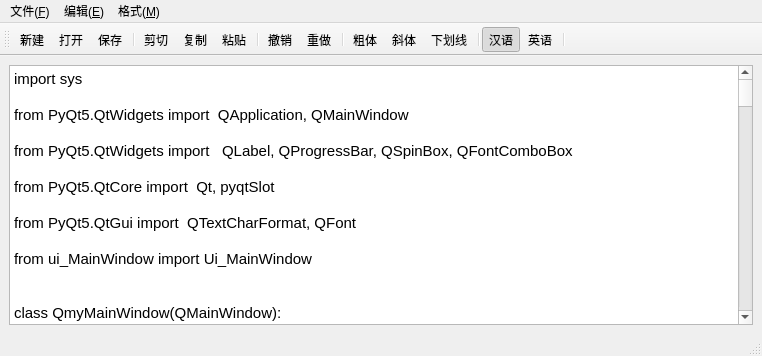
<?xml version="1.0" encoding="UTF-8"?>
<ui version="4.0">
 <class>MainWindow</class>
 <widget class="QMainWindow" name="MainWindow">
  <property name="geometry">
   <rect>
    <x>0</x>
    <y>0</y>
    <width>762</width>
    <height>356</height>
   </rect>
  </property>
  <property name="windowTitle">
   <string>MainWindow</string>
  </property>
  <property name="toolButtonStyle">
   <enum>Qt::ToolButtonTextUnderIcon</enum>
  </property>
  <widget class="QWidget" name="centralWidget">
   <layout class="QVBoxLayout" name="verticalLayout">
    <item>
     <widget class="QPlainTextEdit" name="textEdit">
      <property name="font">
       <font>
        <pointsize>11</pointsize>
       </font>
      </property>
      <property name="plainText">
       <string>import sys

from PyQt5.QtWidgets import  QApplication, QMainWindow

from PyQt5.QtWidgets import   QLabel, QProgressBar, QSpinBox, QFontComboBox

from PyQt5.QtCore import  Qt, pyqtSlot

from PyQt5.QtGui import  QTextCharFormat, QFont

from ui_MainWindow import Ui_MainWindow


class QmyMainWindow(QMainWindow): 

    def __init__(self, parent=None):
        super().__init__(parent) # 调用父类构造函数，创建窗体
        self.ui=Ui_MainWindow()     #创建UI对象
        self.ui.setupUi(self)       #构造UI界面

        self.__buildUI()
        self.__spinFontSize.valueChanged[int].connect(self.do_fontSize_Changed)
        self.__comboFontName.currentIndexChanged[str].connect(self.do_fontName_Changed)

        self.setCentralWidget(self.ui.textEdit)

##  ============自定义功能函数================================        

    def __buildUI(self):  #窗体上动态添加组件
        # 创建状态栏上的组件
        self.__LabFile=QLabel(self)     # QLabel组件显示信息
        self.__LabFile.setMinimumWidth(150)
        self.__LabFile.setText(&quot;文件名： &quot;)
        self.ui.statusBar.addWidget(self.__LabFile)

        self.__progressBar1=QProgressBar(self)      # progressBar1
        self.__progressBar1.setMaximumWidth(200)
        self.__progressBar1.setMinimum(5)
        self.__progressBar1.setMaximum(50)
        self.__progressBar1.setValue(self.ui.textEdit.font().pointSize())
        self.ui.statusBar.addWidget(self.__progressBar1)
        
        self.__LabInfo=QLabel(self)     # QLabel组件显示字体名称
        self.__LabInfo.setText(&quot;选择字体名称： &quot;)
        self.ui.statusBar.addPermanentWidget(self.__LabInfo)
        
        #创建工具栏上的组件
        self.__spinFontSize=QSpinBox(self)  #字体大小spinbox
        self.__spinFontSize.setMinimum(5)
        self.__spinFontSize.setMaximum(50)
        self.__spinFontSize.setValue(self.ui.textEdit.font().pointSize())
        self.__spinFontSize.setMinimumWidth(50)
        self.ui.mainToolBar.addWidget(self.__spinFontSize) #SpinBox添加到工具栏
        
        self.__comboFontName=QFontComboBox(self)  #字体 combobox
        self.__comboFontName.setMinimumWidth(150)
        self.ui.mainToolBar.addWidget(self.__comboFontName) 

        self.ui.mainToolBar.addSeparator()  #添加一个分隔条
        
        self.ui.mainToolBar.addAction(self.ui.actClose)  #添加 actClose作为“关闭”按钮
        
        
##  ===========由connectSlotsByName() 自动连接的槽函数=====================      

    @pyqtSlot(bool)
    def on_actFont_Bold_triggered(self, checked):     #设置粗体 
        fmt=self.ui.textEdit.currentCharFormat()
        if (checked == True):
            fmt.setFontWeight(QFont.Bold)
        else:
            fmt.setFontWeight(QFont.Normal)
        self.ui.textEdit.mergeCurrentCharFormat(fmt)

    @pyqtSlot(bool)
    def on_actFont_Italic_triggered(self,checked):      #设置斜体 
        fmt=self.ui.textEdit.currentCharFormat()
        fmt.setFontItalic(checked)
        self.ui.textEdit.mergeCurrentCharFormat(fmt)
        
    @pyqtSlot(bool)
    def on_actFont_UnderLine_triggered(self,checked):      #设置下划线 
        fmt=self.ui.textEdit.currentCharFormat()
        fmt.setFontUnderline(checked)
        self.ui.textEdit.mergeCurrentCharFormat(fmt)

    @pyqtSlot(bool)
    def on_actSys_ToggleText_triggered(self,checked):   #设置工具栏按钮样式 
        if(checked):
            self.ui.mainToolBar.setToolButtonStyle(Qt.ToolButtonTextUnderIcon)
        else:
            self.ui.mainToolBar.setToolButtonStyle(Qt.ToolButtonIconOnly)

    def on_textEdit_copyAvailable(self, avi):       #文本框内容可copy
        self.ui.actEdit_Cut.setEnabled(avi)
        self.ui.actEdit_Copy.setEnabled(avi)
        self.ui.actEdit_Paste.setEnabled(self.ui.textEdit.canPaste())
                                         
    def on_textEdit_selectionChanged(self):     #文本选择内容发生变化
        fmt=self.ui.textEdit.currentCharFormat()
        self.ui.actFont_Bold.setChecked(fmt.font().bold())
        self.ui.actFont_Italic.setChecked(fmt.fontItalic())
        self.ui.actFont_UnderLine.setChecked(fmt.fontUnderline())

    def on_actFile_New_triggered(self):     #新建文件，不实现具体功能
        self.__LabFile.setText(&quot; 新建文件 &quot;)

    def on_actFile_Open_triggered(self):    #打开文件，不实现具体功能
        self.__LabFile.setText(&quot; 打开的文件 &quot;)
        
    def on_actFile_Save_triggered(self):    #保存文件，不实现具体功能
        self.__LabFile.setText(&quot; 文件已保存 &quot;)
        
        
##  =============自定义槽函数===============================        

    @pyqtSlot(int)
    def do_fontSize_Changed(self, fontSize):      #设置字体大小 __spinFontSize
        fmt=self.ui.textEdit.currentCharFormat()
        fmt.setFontPointSize(fontSize)
        self.ui.textEdit.mergeCurrentCharFormat(fmt)
        self.__progressBar1.setValue(fontSize)    #注意它属于self, 而不是self.ui


    @pyqtSlot(str)
    def do_fontName_Changed(self, fontName):    # 选择字体 __comboFontName
        fmt=self.ui.textEdit.currentCharFormat()
        fmt.setFontFamily(fontName)
        self.ui.textEdit.mergeCurrentCharFormat(fmt)
        self.__LabInfo.setText(&quot;字体名称：%s   &quot;%fontName)
        
   
##  ===========窗体测试程序=================================        
if  __name__ == &quot;__main__&quot;:         #用于当前窗体测试
    app = QApplication(sys.argv)    #创建GUI应用程序
    form=QmyMainWindow()            #创建窗体
    form.show()
    sys.exit(app.exec_())
</string>
      </property>
     </widget>
    </item>
   </layout>
  </widget>
  <widget class="QMenuBar" name="menuBar">
   <property name="geometry">
    <rect>
     <x>0</x>
     <y>0</y>
     <width>762</width>
     <height>23</height>
    </rect>
   </property>
   <widget class="QMenu" name="menu_F">
    <property name="title">
     <string>文件(&amp;F)</string>
    </property>
    <addaction name="actFile_New"/>
    <addaction name="actFile_Open"/>
    <addaction name="actionactFile_Save"/>
    <addaction name="separator"/>
    <addaction name="actClose"/>
   </widget>
   <widget class="QMenu" name="menu_E">
    <property name="title">
     <string>编辑(&amp;E)</string>
    </property>
    <addaction name="actEdit_Cut"/>
    <addaction name="actEdit_Copy"/>
    <addaction name="actEdit_Paste"/>
    <addaction name="separator"/>
    <addaction name="actEdit_Undo"/>
    <addaction name="actEdit_Redo"/>
    <addaction name="separator"/>
    <addaction name="actEdit_SelectAll"/>
    <addaction name="actEdit_Clear"/>
   </widget>
   <widget class="QMenu" name="menu_M">
    <property name="title">
     <string>格式(&amp;M)</string>
    </property>
    <widget class="QMenu" name="menu_2">
     <property name="title">
      <string>界面语言</string>
     </property>
     <addaction name="actLang_CN"/>
     <addaction name="actLang_EN"/>
    </widget>
    <addaction name="actFont_Bold"/>
    <addaction name="actFont_Italic"/>
    <addaction name="actFont_UnderLine"/>
    <addaction name="separator"/>
    <addaction name="actSys_ToggleText"/>
    <addaction name="menu_2"/>
   </widget>
   <addaction name="menu_F"/>
   <addaction name="menu_E"/>
   <addaction name="menu_M"/>
  </widget>
  <widget class="QToolBar" name="mainToolBar">
   <property name="windowTitle">
    <string>toolBar</string>
   </property>
   <attribute name="toolBarArea">
    <enum>TopToolBarArea</enum>
   </attribute>
   <attribute name="toolBarBreak">
    <bool>false</bool>
   </attribute>
   <addaction name="actFile_New"/>
   <addaction name="actFile_Open"/>
   <addaction name="actionactFile_Save"/>
   <addaction name="separator"/>
   <addaction name="actEdit_Cut"/>
   <addaction name="actEdit_Copy"/>
   <addaction name="actEdit_Paste"/>
   <addaction name="separator"/>
   <addaction name="actEdit_Undo"/>
   <addaction name="actEdit_Redo"/>
   <addaction name="separator"/>
   <addaction name="actFont_Bold"/>
   <addaction name="actFont_Italic"/>
   <addaction name="actFont_UnderLine"/>
   <addaction name="separator"/>
   <addaction name="actLang_CN"/>
   <addaction name="actLang_EN"/>
   <addaction name="separator"/>
  </widget>
  <widget class="QStatusBar" name="statusBar"/>
  <action name="actFile_New">
   <property name="icon">
    <iconset resource="res.qrc">
     <normaloff>:/icons/images/100.bmp</normaloff>:/icons/images/100.bmp</iconset>
   </property>
   <property name="text">
    <string>新建</string>
   </property>
   <property name="toolTip">
    <string>新建文件</string>
   </property>
   <property name="shortcut">
    <string>Ctrl+N</string>
   </property>
  </action>
  <action name="actFile_Open">
   <property name="icon">
    <iconset resource="res.qrc">
     <normaloff>:/icons/images/122.bmp</normaloff>:/icons/images/122.bmp</iconset>
   </property>
   <property name="text">
    <string>打开</string>
   </property>
   <property name="toolTip">
    <string>打开文件</string>
   </property>
   <property name="shortcut">
    <string>Ctrl+O</string>
   </property>
  </action>
  <action name="actionactFile_Save">
   <property name="icon">
    <iconset resource="res.qrc">
     <normaloff>:/icons/images/104.bmp</normaloff>:/icons/images/104.bmp</iconset>
   </property>
   <property name="text">
    <string>保存</string>
   </property>
   <property name="toolTip">
    <string>文件保持</string>
   </property>
   <property name="shortcut">
    <string>Ctrl+S</string>
   </property>
  </action>
  <action name="actClose">
   <property name="icon">
    <iconset resource="res.qrc">
     <normaloff>:/icons/images/132.bmp</normaloff>:/icons/images/132.bmp</iconset>
   </property>
   <property name="text">
    <string>关闭</string>
   </property>
   <property name="toolTip">
    <string>关闭本窗口</string>
   </property>
  </action>
  <action name="actEdit_Cut">
   <property name="icon">
    <iconset resource="res.qrc">
     <normaloff>:/icons/images/200.bmp</normaloff>:/icons/images/200.bmp</iconset>
   </property>
   <property name="text">
    <string>剪切</string>
   </property>
   <property name="toolTip">
    <string>剪切到粘贴板</string>
   </property>
   <property name="shortcut">
    <string>Ctrl+X</string>
   </property>
  </action>
  <action name="actEdit_Copy">
   <property name="icon">
    <iconset resource="res.qrc">
     <normaloff>:/icons/images/202.bmp</normaloff>:/icons/images/202.bmp</iconset>
   </property>
   <property name="text">
    <string>复制</string>
   </property>
   <property name="toolTip">
    <string>复制到剪切板</string>
   </property>
   <property name="shortcut">
    <string>Ctrl+C</string>
   </property>
  </action>
  <action name="actEdit_Paste">
   <property name="icon">
    <iconset resource="res.qrc">
     <normaloff>:/icons/images/204.bmp</normaloff>:/icons/images/204.bmp</iconset>
   </property>
   <property name="text">
    <string>粘贴</string>
   </property>
   <property name="toolTip">
    <string>粘贴</string>
   </property>
   <property name="shortcut">
    <string>Ctrl+V</string>
   </property>
  </action>
  <action name="actFont_Bold">
   <property name="checkable">
    <bool>true</bool>
   </property>
   <property name="icon">
    <iconset resource="res.qrc">
     <normaloff>:/icons/images/500.bmp</normaloff>:/icons/images/500.bmp</iconset>
   </property>
   <property name="text">
    <string>粗体</string>
   </property>
   <property name="toolTip">
    <string>粗体</string>
   </property>
  </action>
  <action name="actFont_Italic">
   <property name="checkable">
    <bool>true</bool>
   </property>
   <property name="icon">
    <iconset resource="res.qrc">
     <normaloff>:/icons/images/502.bmp</normaloff>:/icons/images/502.bmp</iconset>
   </property>
   <property name="text">
    <string>斜体</string>
   </property>
   <property name="toolTip">
    <string>斜体</string>
   </property>
  </action>
  <action name="actFont_UnderLine">
   <property name="checkable">
    <bool>true</bool>
   </property>
   <property name="icon">
    <iconset resource="res.qrc">
     <normaloff>:/icons/images/504.bmp</normaloff>:/icons/images/504.bmp</iconset>
   </property>
   <property name="text">
    <string>下划线</string>
   </property>
   <property name="toolTip">
    <string>下划线</string>
   </property>
  </action>
  <action name="actEdit_Clear">
   <property name="icon">
    <iconset resource="res.qrc">
     <normaloff>:/icons/images/212.bmp</normaloff>:/icons/images/212.bmp</iconset>
   </property>
   <property name="text">
    <string>清空</string>
   </property>
   <property name="toolTip">
    <string>清空</string>
   </property>
  </action>
  <action name="actEdit_Undo">
   <property name="icon">
    <iconset resource="res.qrc">
     <normaloff>:/icons/images/206.bmp</normaloff>:/icons/images/206.bmp</iconset>
   </property>
   <property name="text">
    <string>撤销</string>
   </property>
   <property name="toolTip">
    <string>撤销</string>
   </property>
   <property name="shortcut">
    <string>Ctrl+Z</string>
   </property>
  </action>
  <action name="actEdit_Redo">
   <property name="icon">
    <iconset resource="res.qrc">
     <normaloff>:/icons/images/208.bmp</normaloff>:/icons/images/208.bmp</iconset>
   </property>
   <property name="text">
    <string>重做</string>
   </property>
   <property name="toolTip">
    <string>重做</string>
   </property>
   <property name="shortcut">
    <string>Ctrl+Y</string>
   </property>
  </action>
  <action name="actEdit_SelectAll">
   <property name="text">
    <string>全选</string>
   </property>
   <property name="toolTip">
    <string>全选</string>
   </property>
   <property name="shortcut">
    <string>Ctrl+Z</string>
   </property>
  </action>
  <action name="actLang_CN">
   <property name="checkable">
    <bool>true</bool>
   </property>
   <property name="checked">
    <bool>true</bool>
   </property>
   <property name="icon">
    <iconset resource="res.qrc">
     <normaloff>:/icons/images/CN.jpg</normaloff>:/icons/images/CN.jpg</iconset>
   </property>
   <property name="text">
    <string>汉语</string>
   </property>
   <property name="toolTip">
    <string>汉语</string>
   </property>
  </action>
  <action name="actLang_EN">
   <property name="checkable">
    <bool>true</bool>
   </property>
   <property name="icon">
    <iconset resource="res.qrc">
     <normaloff>:/icons/images/timg2.jpg</normaloff>:/icons/images/timg2.jpg</iconset>
   </property>
   <property name="text">
    <string>英语</string>
   </property>
   <property name="toolTip">
    <string>英语</string>
   </property>
  </action>
  <action name="actSys_ToggleText">
   <property name="checkable">
    <bool>true</bool>
   </property>
   <property name="checked">
    <bool>true</bool>
   </property>
   <property name="text">
    <string>显示工具栏文字</string>
   </property>
   <property name="toolTip">
    <string>显示工具栏文字</string>
   </property>
  </action>
 </widget>
 <resources>
  <include location="res.qrc"/>
 </resources>
 <connections>
  <connection>
   <sender>textEdit</sender>
   <signal>undoAvailable(bool)</signal>
   <receiver>actEdit_Undo</receiver>
   <slot>setEnabled(bool)</slot>
   <hints>
    <hint type="sourcelabel">
     <x>380</x>
     <y>203</y>
    </hint>
    <hint type="destinationlabel">
     <x>-1</x>
     <y>-1</y>
    </hint>
   </hints>
  </connection>
  <connection>
   <sender>textEdit</sender>
   <signal>redoAvailable(bool)</signal>
   <receiver>actEdit_Redo</receiver>
   <slot>setEnabled(bool)</slot>
   <hints>
    <hint type="sourcelabel">
     <x>380</x>
     <y>203</y>
    </hint>
    <hint type="destinationlabel">
     <x>-1</x>
     <y>-1</y>
    </hint>
   </hints>
  </connection>
  <connection>
   <sender>actEdit_Undo</sender>
   <signal>triggered()</signal>
   <receiver>textEdit</receiver>
   <slot>undo()</slot>
   <hints>
    <hint type="sourcelabel">
     <x>-1</x>
     <y>-1</y>
    </hint>
    <hint type="destinationlabel">
     <x>380</x>
     <y>203</y>
    </hint>
   </hints>
  </connection>
  <connection>
   <sender>actEdit_SelectAll</sender>
   <signal>triggered()</signal>
   <receiver>textEdit</receiver>
   <slot>selectAll()</slot>
   <hints>
    <hint type="sourcelabel">
     <x>-1</x>
     <y>-1</y>
    </hint>
    <hint type="destinationlabel">
     <x>380</x>
     <y>203</y>
    </hint>
   </hints>
  </connection>
  <connection>
   <sender>actEdit_Redo</sender>
   <signal>triggered()</signal>
   <receiver>textEdit</receiver>
   <slot>redo()</slot>
   <hints>
    <hint type="sourcelabel">
     <x>-1</x>
     <y>-1</y>
    </hint>
    <hint type="destinationlabel">
     <x>380</x>
     <y>203</y>
    </hint>
   </hints>
  </connection>
  <connection>
   <sender>actEdit_Paste</sender>
   <signal>triggered()</signal>
   <receiver>textEdit</receiver>
   <slot>paste()</slot>
   <hints>
    <hint type="sourcelabel">
     <x>-1</x>
     <y>-1</y>
    </hint>
    <hint type="destinationlabel">
     <x>380</x>
     <y>203</y>
    </hint>
   </hints>
  </connection>
  <connection>
   <sender>actEdit_Cut</sender>
   <signal>triggered()</signal>
   <receiver>textEdit</receiver>
   <slot>cut()</slot>
   <hints>
    <hint type="sourcelabel">
     <x>-1</x>
     <y>-1</y>
    </hint>
    <hint type="destinationlabel">
     <x>380</x>
     <y>203</y>
    </hint>
   </hints>
  </connection>
  <connection>
   <sender>actEdit_Copy</sender>
   <signal>triggered()</signal>
   <receiver>textEdit</receiver>
   <slot>copy()</slot>
   <hints>
    <hint type="sourcelabel">
     <x>-1</x>
     <y>-1</y>
    </hint>
    <hint type="destinationlabel">
     <x>380</x>
     <y>203</y>
    </hint>
   </hints>
  </connection>
  <connection>
   <sender>actEdit_Clear</sender>
   <signal>triggered()</signal>
   <receiver>textEdit</receiver>
   <slot>clear()</slot>
   <hints>
    <hint type="sourcelabel">
     <x>-1</x>
     <y>-1</y>
    </hint>
    <hint type="destinationlabel">
     <x>380</x>
     <y>203</y>
    </hint>
   </hints>
  </connection>
  <connection>
   <sender>actClose</sender>
   <signal>triggered()</signal>
   <receiver>MainWindow</receiver>
   <slot>close()</slot>
   <hints>
    <hint type="sourcelabel">
     <x>-1</x>
     <y>-1</y>
    </hint>
    <hint type="destinationlabel">
     <x>380</x>
     <y>177</y>
    </hint>
   </hints>
  </connection>
 </connections>
</ui>
